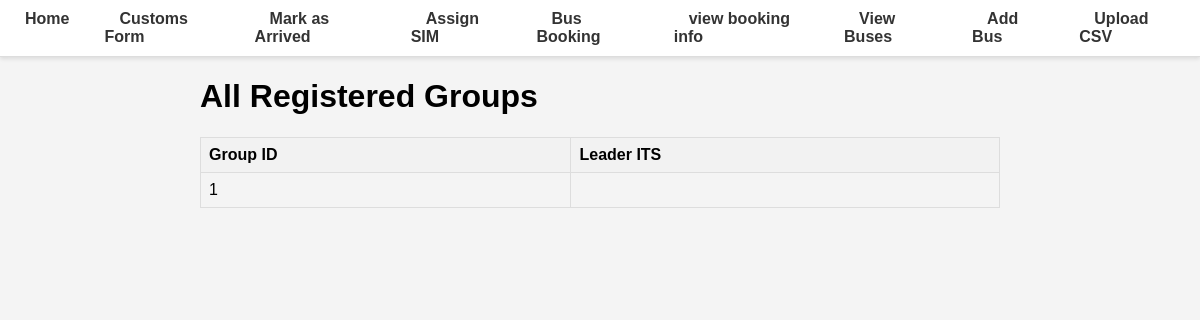
Page /view-all-groups on the earlier database version.
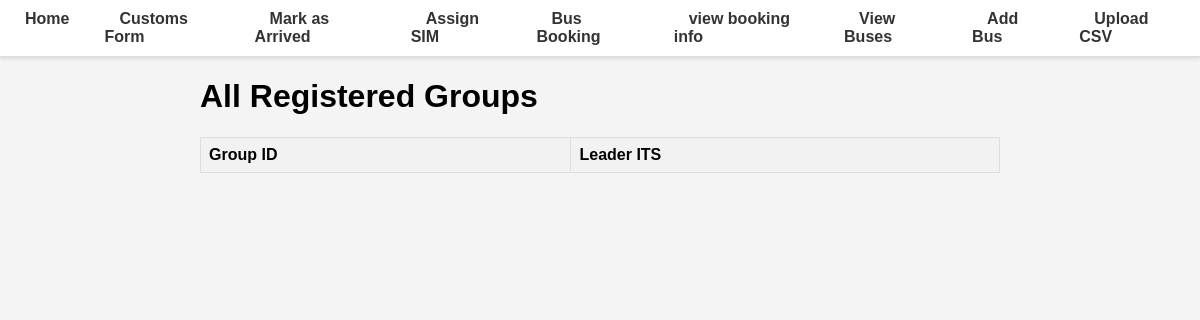
Same page on the later database version.
### database.py (models this page shows)
class GroupInfo(Base):
    __tablename__ = "group_info"
    ID = Column(Integer, primary_key=True, index=True)
    group_ID = Column(Integer, ForeignKey('group.ID'), index=True)
    ITS = Column(Integer, ForeignKey('master.ITS'), index=True)

### main.py (the view)
@app.get("/view-all-groups", response_class=HTMLResponse)
async def get_all_groups(request: Request, db: Session = Depends(get_db)):
    groups = db.query(GroupInfo).all()
    return templates.TemplateResponse("view_all_groups.html", {"request": request, "groups": groups})

### templates/view_all_groups.html
{% extends "base.html" %}
{% block content %}
    <h1>All Registered Groups</h1>
    <table border="1">
        <thead>
            <tr>
                <th>Group ID</th>
                <th>Leader ITS</th>
            </tr>
        </thead>
        <tbody>
            {% for group in groups %}
            <tr>
                <td>{{ group.ID }}</td>
                <td>{{ group.leader_ITS }}</td>
            </tr>
            {% endfor %}
        </tbody>
    </table>
{% endblock %}

Differences in the rows shown:
removed GroupInfo: ID "1"
